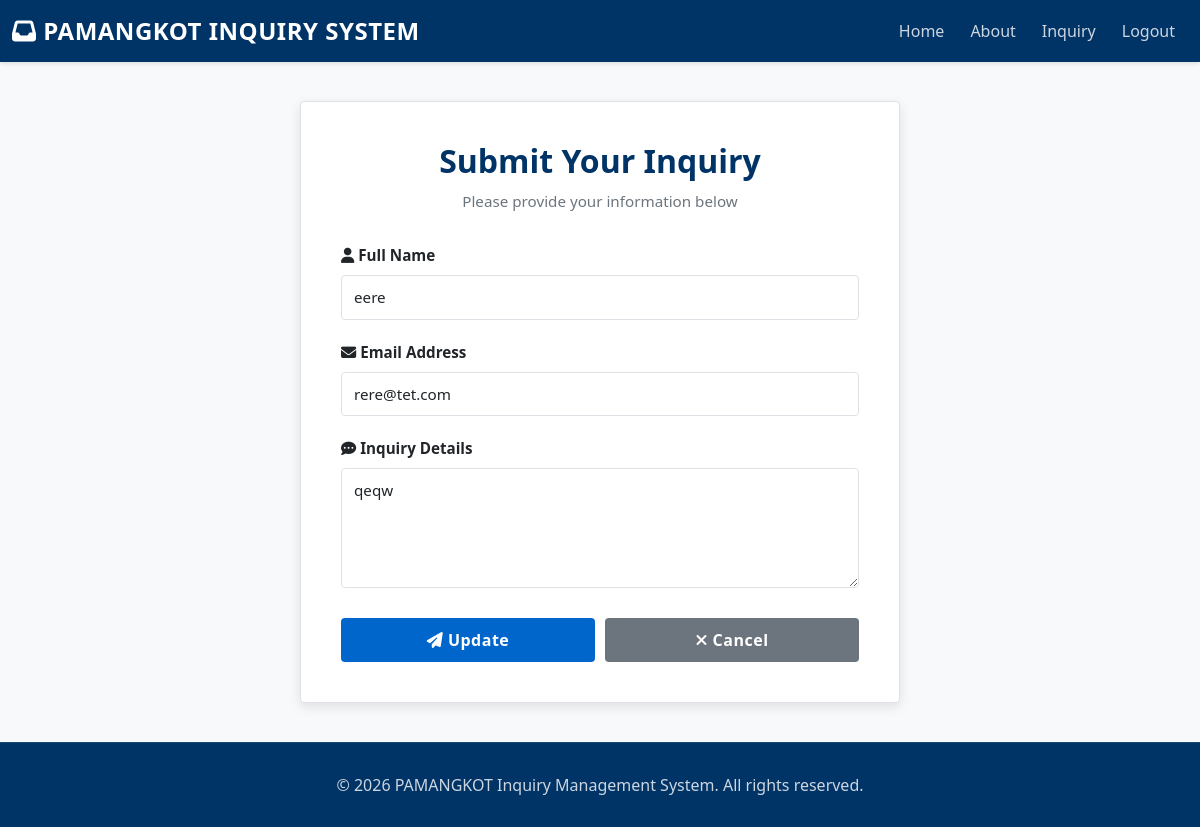
The page /inquiry/12/edit (signed in) on the database its author committed.
### tables this page shows
CREATE TABLE inquiry (id integer primary key autoincrement, name text, email text, inquiry text);

### capstone.py (the view)
@app.route('/inquiry/<int:inquiry_id>/edit', methods=['GET'])
def edit_inquiry(inquiry_id):
    if 'user_logged_in' not in session:
        flash('Please log in to access this page', 'warning')
        return redirect(url_for('index'))
    initDB()
    row = getInquiryById(inquiry_id)
    if not row:
        flash('Inquiry not found', 'danger')
        return redirect(url_for('dashboard'))
    return render_template('inquiry-form.html', action_url=url_for('update_inquiry', inquiry_id=inquiry_id), submit_label='Update', name_value=row[1], email_value=row[2], inquiry_value=row[3])

### capstone.py (called while the page is built)
def initDB():
    connection = sqlite3.connect("database.db")
    _cursor = connection.cursor()
    _cursor.execute("CREATE TABLE IF NOT EXISTS inquiry (id integer primary key autoincrement, name text, email text, inquiry text)")
    _cursor.execute("CREATE TABLE IF NOT EXISTS users (id integer primary key autoincrement, username text unique, password text)")
    _cursor.close()
    connection.commit()
    connection.close()

def getInquiryById(inquiry_id):
    connection = sqlite3.connect("database.db")
    _cursor = connection.cursor()
    _cursor.execute("SELECT * FROM inquiry WHERE id = ?", (inquiry_id,))
    row = _cursor.fetchone()
    _cursor.close()
    connection.close()
    return row

### templates/inquiry-form.html (shortened to what this page needs)
{% extends "base.html" %}
{% block content %}
<div class="inquiry-wrapper">
    <div class="inquiry-card">
        <h2>Submit Your Inquiry</h2>
        <p class="subtitle">Please provide your information below</p>
        <form method="POST" action="{{ action_url if action_url else url_for('add_record') }}">
            <div class="form-group">
                <label for="txtName" class="form-label">
                    <i class="fas fa-user"></i> Full Name
                </label>
                <input type="text" class="form-control" id="txtName" name="txtName" required value="{{ name_value if name_value is defined else '' }}">
            </div>
            <div class="form-group">
                <label for="txtEmail" class="form-label">
                    <i class="fas fa-envelope"></i> Email Address
                </label>
                <input type="email" class="form-control" id="txtEmail" name="txtEmail" required value="{{ email_value if email_value is defined else '' }}">
            </div>
            <div class="form-group">
                <label for="txtInquiry" class="form-label">
                    <i class="fas fa-comment-dots"></i> Inquiry Details
                </label>
                <textarea class="form-control" id="txtInquiry" name="txtInquiry" placeholder="Please describe your inquiry in detail..." required>{{ inquiry_value if inquiry_value is defined else '' }}</textarea>
            </div>
            <div class="button-group">
                <button type="submit" class="btn btn-primary">
                    <i class="fas fa-paper-plane"></i> {{ submit_label if submit_label is defined else 'Submit' }}
                </button>
                <a href="/" class="btn btn-secondary">
                    <i class="fas fa-times"></i> Cancel
                </a>
            </div>
        </form>
    </div>
</div>
{% endblock %}

### templates/base.html (style rules this page uses)
* { margin: 0; padding: 0; box-sizing: border-box; }
:root { --primary-color: #003366; --secondary-color: #0066cc; --accent-color: #1a8cff; --light-bg: #f8f9fa; --card-bg: #ffffff; --border-color: #dee2e6; --text-primary: #212529; --text-secondary: #6c757d; --success-color: #28a745; --danger-color: #dc3545; }
body { background-color: var(--light-bg); color: var(--text-primary); font-family: 'Segoe UI', Tahoma, Geneva, Verdana, sans-serif; min-height: 100vh; display: flex; flex-direction: column; }
.form-control, .form-select, textarea { border: 1px solid var(--border-color); border-radius: 4px; padding: 10px 12px; font-size: 0.95rem; transition: all 0.3s ease; }
.form-label { color: var(--text-primary); font-weight: 600; margin-bottom: 8px; font-size: 0.95rem; }
.btn { border-radius: 4px; font-weight: 600; padding: 10px 24px; border: none; transition: all 0.3s ease; text-transform: capitalize; letter-spacing: 0.5px; }
.btn-primary { background-color: var(--secondary-color); color: #ffffff; }
.btn-secondary { background-color: var(--text-secondary); color: #ffffff; }
h1, h2, h3, h4, h5, h6 { color: var(--primary-color); font-weight: 600; margin-bottom: 15px; }
h2 { font-size: 2rem; }

### templates/inquiry-form.html (style rules this page uses)
.inquiry-wrapper { width: 100%; display: flex; justify-content: center; align-items: center; height: calc(100vh - 160px); padding: 20px; box-sizing: border-box; }
.inquiry-card { width: 100%; max-width: 600px; background: var(--card-bg); border: 1px solid var(--border-color); border-radius: 4px; box-shadow: 0 4px 12px rgba(0, 0, 0, 0.1); padding: 40px; margin: 0 auto; }
.inquiry-card h2 { margin-bottom: 10px; text-align: center; border-bottom: none; }
.inquiry-card .subtitle { text-align: center; color: var(--text-secondary); margin-bottom: 30px; font-size: 0.95rem; }
.form-group { margin-bottom: 20px; }
textarea.form-control { resize: vertical; min-height: 120px; }
.button-group { display: flex; gap: 10px; margin-top: 30px; }
.button-group .btn { flex: 1; }

### rows shown on the page
inquiry: txtName "eere", txtEmail "rere@tet.com", txtInquiry "qeqw"

### other values the page prints
{{ submit_label if submit_label is defined else 'Submit' }} "Update"
